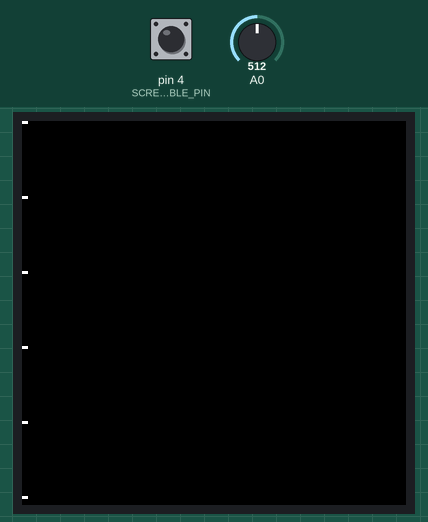
The sketch below on a simulated Arduino Uno, built with avr-gcc and run on an emulated ATmega328P. On the bench: 128×128 colour display. The test bench sets the inputs (shaded band); at power-on: pin 4 (SCREEN_UPDATE_ENABLE_PIN) HIGH, A0 = 512.

Above: at 1.3 s.
1.4 s: pin 4 (SCREEN_UPDATE_ENABLE_PIN) pulled LOW for 1 s
At 1.49 s:
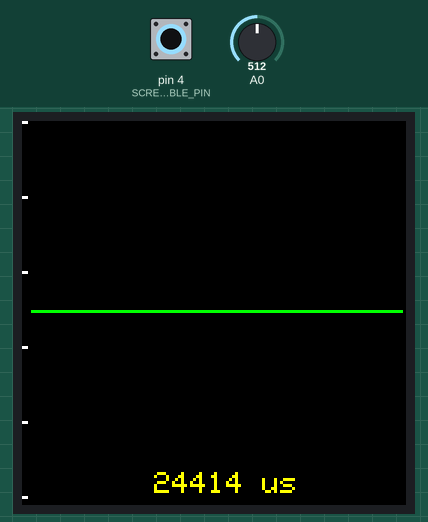
At 3.1 s:
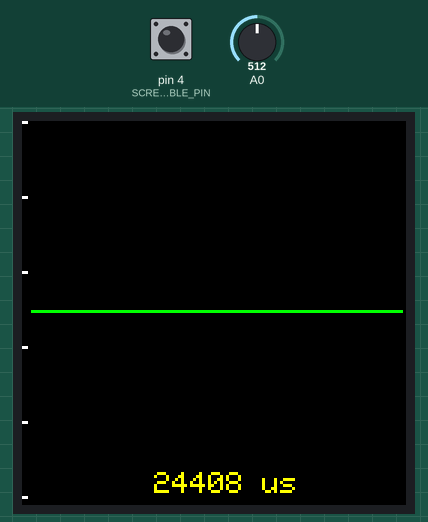
Timing chart, 0 to 4.6 s (numbered marks = the images above; inputs shaded):
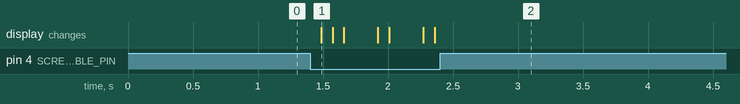

Measured:
- after the input at 1.4 s, the display: changes after 0.09 s (image 1)

The sketch:

osciloscopio.ino
```cpp
#include <SPI.h>
#include <Adafruit_GFX.h>
#include <Adafruit_ST7735.h>

// For the breakout, you can use any 2 or 3 pins
// These pins will also work for the 1.8" TFT shield
#define TFT_CS     10
#define TFT_RST    9  // you can also connect this to the Arduino reset
                      // in which case, set this #define pin to 0!
#define TFT_DC     8


// Option 1 (recommended): must use the hardware SPI pins
// (for UNO thats sclk = 13 and sid = 11) and pin 10 must be
// an output. This is much faster - also required if you want
// to use the microSD card (see the image drawing example)
Adafruit_ST7735 tft = Adafruit_ST7735(TFT_CS,  TFT_DC, TFT_RST);

// Option 2: use any pins but a little slower!
#define TFT_SCLK 13   // set these to be whatever pins you like!
#define TFT_MOSI 11   // set these to be whatever pins you like!
//Adafruit_ST7735 tft = Adafruit_ST7735(TFT_CS, TFT_DC, TFT_MOSI, TFT_SCLK, TFT_RST);

/********************************************/

#define SCREENWIDTH         128
#define SCREENHEIGHT        128
#define CHARWIDTH           5
#define CHARHEIGHT          7
#define AXISWIDTH           (2 + 1)                   // axis will show two-pixel wide graph ticks, then an empty column
#define VISIBLEVALUEPIXELS  (SCREENWIDTH - AXISWIDTH) // the number of samples visible on screen
#define NUMVALUES           (2 * VISIBLEVALUEPIXELS)  // the total number of samples (take twice as many as visible, to help find trigger point

#define TRIGGER_ENABLE_PIN       3  // set this pin high to enable trigger
#define SCREEN_UPDATE_ENABLE_PIN 4  // set this pin high to freeze screen

#define MENU_PIN 5
#define CONFIRMAR_PIN 6

byte values[NUMVALUES];           // stores read analog values mapped to 0-127 (can't store 0-1024 in one byte)
byte values2[NUMVALUES];          // stores read analog values mapped to 0-127 (can't store 0-1024 in one byte)
byte* frontBuffer = values;
byte* backBuffer = values2;
int pos = 0;                      // the next position in the value array to read
int count = 0;                    // the total number of times through the loop
unsigned long readStartTime = 0;  // time when the current sampling started
int lastStart = 0;                // the sample at which drawing started last time (need to know this to clear the old line properly)

// Used by vsprintf.
char buffer[32];

/********************************************/

// Draws a printf style string at the current cursor position.
// Note that existing contents of buffer are used to overwrite
// the previous display with black to clear it first - a shameful
// hack indeed
void displayln(int x, int y, const char* format, ...)
{
  // Erase previous text
  tft.setTextColor(ST7735_BLACK);
  tft.setCursor(x, y);
  tft.println(buffer);

  va_list args;
  va_start(args, format);
  vsprintf(buffer, format, args);
  va_end(args);

  tft.setTextColor(ST7735_YELLOW);
  tft.setCursor(x, y);
  tft.println(buffer);
}

// Draws the graph ticks for the vertical axis
void drawAxis()
{
  byte div = SCREENHEIGHT / 5;
  for (int x = 0; x < 2; x++) {
    for (int y = 0; y < 6; y++) {
      tft.drawPixel(x, y * div, ST7735_WHITE);
    }
  }
}

// Draws the sampled values
void drawValues()
{
  int start = 0;
  float mag = SCREENHEIGHT / 128.0; // 128 because sample values are 0-127

  if ( true || digitalRead(TRIGGER_ENABLE_PIN) ) {
    // Find the first occurence of zero
    for (int i = 0; i < NUMVALUES; i++) {
      if ( backBuffer[i] != 0 ) {
        // Now find the next value that is not zero
        for (; i < NUMVALUES; i++) {
          if ( backBuffer[i] == 0 ) {
            start = i;
            break;
          }
        }
        break;
      }
    }
    // If the trigger point is not within half of our values, we will
    // not have enough sample points to show the wave correctly. In this
    // case, just draw the same line in white to let the user know that
    // the values are old (also prevents the screen from scrolling sideways,
    // and takes less time)
    if ( start >= VISIBLEVALUEPIXELS ) {
      for (int i = 0; i < VISIBLEVALUEPIXELS; i++) {
        tft.drawPixel(i + AXISWIDTH, SCREENHEIGHT - 1 - (frontBuffer[i + lastStart] * mag), ST7735_WHITE);
      }
      return;
    }
  }

  // clear the old line and draw the new
  for (int i = 1; i < (VISIBLEVALUEPIXELS-1); i++) {
    //tft.drawPixel(i + AXISWIDTH, SCREENHEIGHT - 1 - (frontBuffer[i + lastStart] * mag), ST7735_BLACK);
    //tft.drawPixel(i + AXISWIDTH, SCREENHEIGHT - 1 - (backBuffer[i + start] * mag), ST7735_GREEN);
    tft.drawLine((i-1) + AXISWIDTH, SCREENHEIGHT - 1 - (frontBuffer[(i-1) + lastStart] * mag),i + AXISWIDTH,SCREENHEIGHT - 1 - (frontBuffer[i + lastStart] * mag), ST7735_BLACK);


    tft.drawLine((i-1) + AXISWIDTH, SCREENHEIGHT - 1 - (backBuffer[(i-1) + start] * mag),i + AXISWIDTH, SCREENHEIGHT - 1 - (backBuffer[i + start] * mag), ST7735_GREEN);
  }

  // swap sample buffers
  byte* tmp = backBuffer;
  backBuffer = frontBuffer;
  frontBuffer = tmp;

  lastStart = start;

}

boolean verMenu = false;
String listaMenu[] = { "FRECUENCIA","VOLVER" };
int seleccion = 0;
void mostrarMenu() {
  for(int i=1;i<3;i++) {
    if(seleccion == (i-1)) {
      tft.fillRect(10, 5+i*10 , tft.width()-10, 10, ST7735_WHITE);
    }
    tft.drawRect(10, 5+i*10 , tft.width()-10, 10, ST7735_RED);
    tft.setCursor(12, 5+i*12);
    tft.setTextColor(ST7735_RED);
    tft.setTextWrap(true);
    tft.print(listaMenu[(i-1)]);
  }
}

// Shows the time taken to sample the values shown on screen
void drawFrameTime(unsigned long us)
{
  displayln(SCREENWIDTH/2 - 4*CHARWIDTH, SCREENHEIGHT - 1.5*CHARHEIGHT, "%ld us", us);
}

/********************************************/

void setup() {

  // Set up the display
  tft.initR(INITR_144GREENTAB);
  tft.setRotation(1);
  tft.setTextSize(1);
  tft.fillScreen(ST7735_BLACK);
  drawAxis();

  buffer[0] = 0;

  pinMode(TRIGGER_ENABLE_PIN, INPUT);
  pinMode(SCREEN_UPDATE_ENABLE_PIN, INPUT);
  pinMode(MENU_PIN, INPUT);
  pinMode(CONFIRMAR_PIN, INPUT);

}


void calcularPromedios() {
  /*
  float promedio = 0;

  float suma = 0;
  for (int i = 0; i < NUMVALUES; i++) {

    suma = suma + (float *(frontBuffer[i*));
  }

  float minimo = 0;
  float maximo = 0;
*/

}

/********************************************/

// http://extremeelectronics.co.in/avr-tutorials/using-the-analog-to-digital-converter/
void sampleValues() {
  // set the analog reference (high two bits of ADMUX) and select the
  // channel (low 4 bits).  this also sets ADLAR (left-adjust result)
  // to 0 (the default).
  ADMUX = (DEFAULT << 6) | (0 & 0x07);

  ADCSRA &= ~(ADPS0 | ADPS1 | ADPS2);

  boolean digi = false; // set this to true if you are only interested in digital signals, to get MUCH more speed

  if ( digi ) {
    for (int i = 0; i < NUMVALUES; i++) {
      backBuffer[i] = PINC;
      delayMicroseconds(5); // change this as necessary to alter the duration of the sampling pass
    }
    for (int i = 0; i < NUMVALUES; i++) {
      backBuffer[i] = backBuffer[i] > 0 ? 64 : 0; // a value of 64 is half-way in the 0-127 range we are using
    }
  }
  else {
    for (int i = 0; i < NUMVALUES; i++) {

      //start conversion
      _SFR_BYTE(ADCSRA) |= _BV(ADSC);

      // ADSC is cleared when the conversion finishes
      while (bit_is_set(ADCSRA, ADSC));

      // we have to read ADCL first; doing so locks both ADCL
      // and ADCH until ADCH is read.  reading ADCL second would
      // cause the results of each conversion to be discarded,
      // as ADCL and ADCH would be locked when it completed.
      uint8_t low  = ADCL;
      uint8_t high = ADCH;

      // Combine the two bytes, shifting so that the result is in 0-127 range.
      // You could also do 0-255 range - I can't rememember why I didn't do that,
      // but I think it had something to do with my screen being only 240 pixels
      // high... looking at it now though, I don't see why that would have mattered.
      backBuffer[i] = (high << 5) | (low >> 3);

      delayMicroseconds(180); // change this as necessary to alter the duration of the sampling pass
    }
  }

}

/********************************************/

void loop() {
  /*
  if(digitalRead(MENU_PIN)) {
    verMenu = true;
  }
  */
  if(verMenu) {
    if ( !digitalRead(SCREEN_UPDATE_ENABLE_PIN) ) {
      seleccion++;
    }
    if (! digitalRead(TRIGGER_ENABLE_PIN) ) {
      seleccion = seleccion -1;
    }
    mostrarMenu();

    delay(100);
  } else {
    if ( !digitalRead(SCREEN_UPDATE_ENABLE_PIN) ) {

      readStartTime = micros();

      sampleValues();

      unsigned long totalSampleTime = (micros() - readStartTime) / 2; // Divide by 2 because we are taking twice as many samples as are shown on the screen

      // Display the data on screen
      drawValues();
      drawFrameTime(totalSampleTime);

    }
  }
}
```
